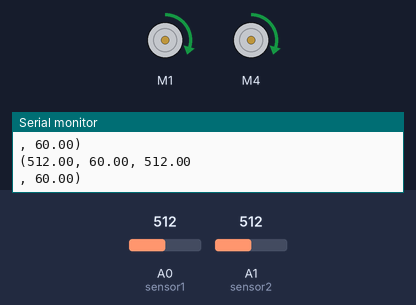
This sketch was run on a simulated Arduino Uno, built with avr-gcc and run on an emulated ATmega328P. Shown: 2 × DC motor (green arrow = forward, orange = backward, longer = faster), the last lines printed to the serial monitor. The test bench sets the inputs (shaded band); at power-on: A0 (sensor1) = 512, A1 (sensor2) = 512.

Above: at 1.2 s.
1.3 s: A0 (sensor1) set to 316
2.8 s: A0 (sensor1) set to 293
At 3.4 s:
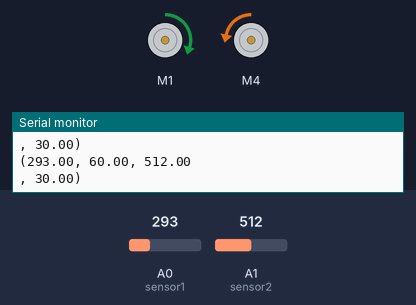
4.3 s: A0 (sensor1) set to 306
At 5.5 s:
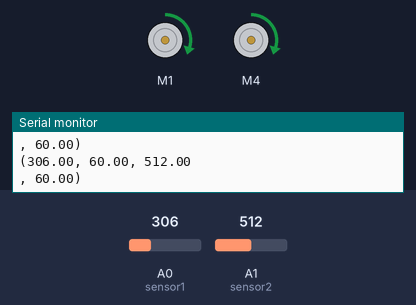
5.8 s: A1 (sensor2) set to 308
7.3 s: A1 (sensor2) set to 286
At 8.0 s:
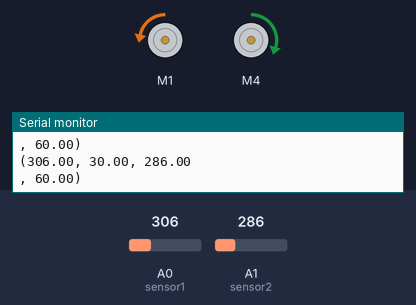
8.8 s: A1 (sensor2) set to 306
At 9.1 s:
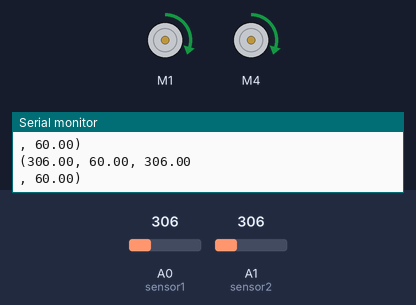
Timing chart, 0 to 11.3 s (numbered marks = the images above; inputs shaded):
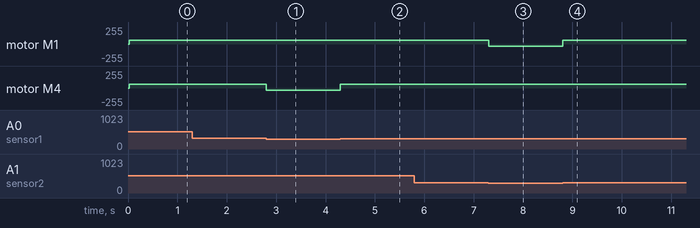

The sketch:

MP3_2.ino
```cpp
#include <Wire.h>
#include <Adafruit_MotorShield.h>

Adafruit_MotorShield AFMS = Adafruit_MotorShield();

Adafruit_DCMotor *Mright = AFMS.getMotor(4);
Adafruit_DCMotor *Mleft = AFMS.getMotor(1);

int sensor1 = 0; // left IR sensor
int sensor2 = 1; // right IR sensor
float Sright;    // right sensor value
float Sleft;     // left sensor value
int threshold = 300;   // IR value threshold used to determine if sensor is on ground or on tape
//int delaytime = 20;
int empty_count = 0;
int turn_case = 0; // was the robot turning right (1), left (2), or forward (3)?
int scan_threshold = 2; // number of times the robot calls the move forward function before it starts scanning for the line

// define motor speeds for various cases
float Mleft_move_speed = 60;
float Mright_move_speed = 60;
float Mleft_still_speed = 30;
float Mright_still_speed = 30;
uint8_t rundirection = BACKWARD;

unsigned int run_time;
const int check_time = 20;

void setup() {
  // put your setup code here, to run once:

  AFMS.begin();
  Serial.begin(115200);
  pinMode(sensor1, OUTPUT);
  pinMode(sensor2, OUTPUT);
  run_time = millis();
}

void loop() {
  // put your main code here, to run repeatedly:
  unsigned int t;
  t = millis();
  //threshold = 200;

  if (t >= run_time + check_time) {
    Sright = analogRead(sensor2);
    Sleft = analogRead(sensor1);
    //Serial.println(a);
    //  delay(50);

    if (Sright > threshold && Sleft < threshold) { //Sright on line
      // Move left motor forward, turn off right motor
      Mleft->setSpeed(Mleft_move_speed);
      Mleft->run(FORWARD);
      Mright->setSpeed(Mright_still_speed);
      Mright->run(rundirection);

      turn_case = 1; // robot is turning right
      empty_count = 0; // robot has escaped the scan and hit the line

      // Print in format: (Sleft, Mleft, Sright, Mright)
      Serial.print("(");
      Serial.print(Sleft);
      Serial.print(", ");
      Serial.print(Mleft_move_speed);
      Serial.print(", ");
      Serial.println(Sright);
      Serial.print(", ");
      Serial.print(Mright_still_speed);
      Serial.print(")\n");
      //delay(20);
    }

    else if (Sright < threshold && Sleft > threshold) { //Sleft on line
      // Move right motor forward, turn off left motor
      Mright->setSpeed(Mright_move_speed);
      Mright->run(FORWARD);
      Mleft->setSpeed(Mleft_still_speed);
      Mleft->run(rundirection);

      turn_case = 2; // robot is turning left
      empty_count = 0; // robot has escaped the scan and hit the line

      // Print in format: (Sleft, Mleft, Sright, Mright)
      Serial.print("(");
      Serial.print(Sleft);
      Serial.print(", ");
      Serial.print(Mleft_still_speed);
      Serial.print(", ");
      Serial.println(Sright);
      Serial.print(", ");
      Serial.print(Mright_move_speed);
      Serial.print(")\n");
      //delay(20);
    }
    else if (Sright < threshold && Sleft < threshold) {
      if (empty_count >= scan_threshold) {
        if (turn_case == 1) { // continue turning to the right
          // Move left motor forward, turn off right motor
          Mleft->setSpeed(Mleft_move_speed);
          Mleft->run(FORWARD);
          Mright->setSpeed(Mright_still_speed);
          Mright->run(rundirection);
        }
        else if (turn_case == 2) {
          // Move right motor forward, turn off left motor
          Mright->setSpeed(Mright_move_speed);
          Mright->run(FORWARD);
          Mleft->setSpeed(Mleft_still_speed);
          Mleft->run(rundirection);
        }
      }
      else {
        // Move both motors forward
      Mleft->setSpeed(Mleft_move_speed);
      Mleft->run(FORWARD);
      Mright->setSpeed(Mright_move_speed);
      Mright->run(FORWARD);

      empty_count ++;
      }

      // Print in format: (Sleft, Mleft, Sright, Mright)
      Serial.print("(");
      Serial.print(Sleft);
      Serial.print(", ");
      Serial.print(Mleft_move_speed);
      Serial.print(", ");
      Serial.println(Sright);
      Serial.print(", ");
      Serial.print(Mright_move_speed);
      Serial.print(")\n");
      //delay(50);
    }
    else if(Sright > threshold && Sleft > threshold){
      Mleft->setSpeed(Mleft_move_speed);
      Mleft->run(FORWARD);
      Mright->setSpeed(Mright_move_speed);
      Mright->run(FORWARD);

      // Print in format: (Sleft, Mleft, Sright, Mright)
      Serial.print("(");
      Serial.print(Sleft);
      Serial.print(", ");
      Serial.print(Mleft_move_speed);
      Serial.print(", ");
      Serial.println(Sright);
      Serial.print(", ");
      Serial.print(Mright_move_speed);
      Serial.print(")\n");
    }

    //From Adafruit documentation, 0=stop, 255=full speed
    //    Mright->setSpeed(50);
    //    Mright->run(FORWARD);
    //    Mleft->setSpeed(50);
    //    Mleft->run(FORWARD);

    run_time = t;
  }
  //delay(50);
  //Mright->run(RELEASE);
  //Mleft->run(RELEASE);
}
```

Measured:
- the behaviour switches between 300 and 299 on A0 (sensor1) (found by bisection; images 0 and 1)
- the behaviour switches between 300 and 299 on A1 (sensor2) (found by bisection; images 2 and 3)
- after the input at 2.8 s, motor M4: forward 60/255 → backward 30/255 at once
- after the input at 4.3 s, motor M4: backward 30/255 → forward 60/255 at once
- after the input at 7.3 s, motor M1: forward 60/255 → backward 30/255 at once
- after the input at 8.8 s, motor M1: backward 30/255 → forward 60/255 at once
